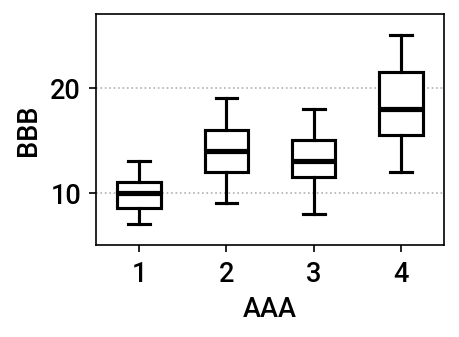

The script that drew this image:
import matplotlib.pyplot as plt
from pathlib import Path


def main():
    # 出力画像パスは好きにしてください
    out = Path(__file__).resolve().with_suffix('.png')

    # ダミーデータ
    data = [
        [7.0, 8.0, 8.5, 9.0, 10.0, 10.5, 11.0, 12.0, 13.0],
        [9.0, 10.5, 12.0, 13.0, 14.0, 15.0, 16.0, 17.5, 19.0],
        [8.0, 10.0, 11.5, 12.0, 13.0, 14.0, 15.0, 16.5, 18.0],
        [12.0, 14.0, 15.5, 17.0, 18.0, 19.5, 21.5, 23.0, 25.0],
    ]

    context = {}
    context['font.family'] = 'Roboto'
    for key in ['font.weight', 'axes.labelweight']:
        context[key] = 'medium'
    context['font.size'] = 13

    line_style = {
        'color': 'black',
        'linewidth': 1.5,
    }

    with plt.rc_context(context):
        fig, ax = plt.subplots(figsize=(3, 2))

        boxes = ax.boxplot(
            data,
            tick_labels=['1', '2', '3', '4'],
            widths=0.5,
            patch_artist=True,
            boxprops={'facecolor': 'white', **line_style},
            medianprops={'color': 'black', 'linewidth': 2.5},
            whiskerprops=line_style,
            capprops=line_style,
            flierprops={
                'marker': 'o',
                'markerfacecolor': 'white',
                'markeredgecolor': 'black',
                'markersize': 4,
            },
        )

        ax.set_xlabel('AAA')
        ax.set_ylabel('BBB')
        ax.set_ylim((5, 27))
        ax.grid(axis='y', linestyle='dotted')

        # desc = {}
        # desc['Median'] = boxes['medians'][0]
        # desc['25–75% interval'] = boxes['boxes'][0]
        # desc['Whisker'] = boxes['whiskers'][0]
        # ax.legend(
        #     desc.values(),
        #     desc.keys(),
        #     loc='upper left',
        #     bbox_to_anchor=(1.05, 1),
        # )

        fig.savefig(out, dpi=150, bbox_inches='tight')


if __name__ == '__main__':
    main()
